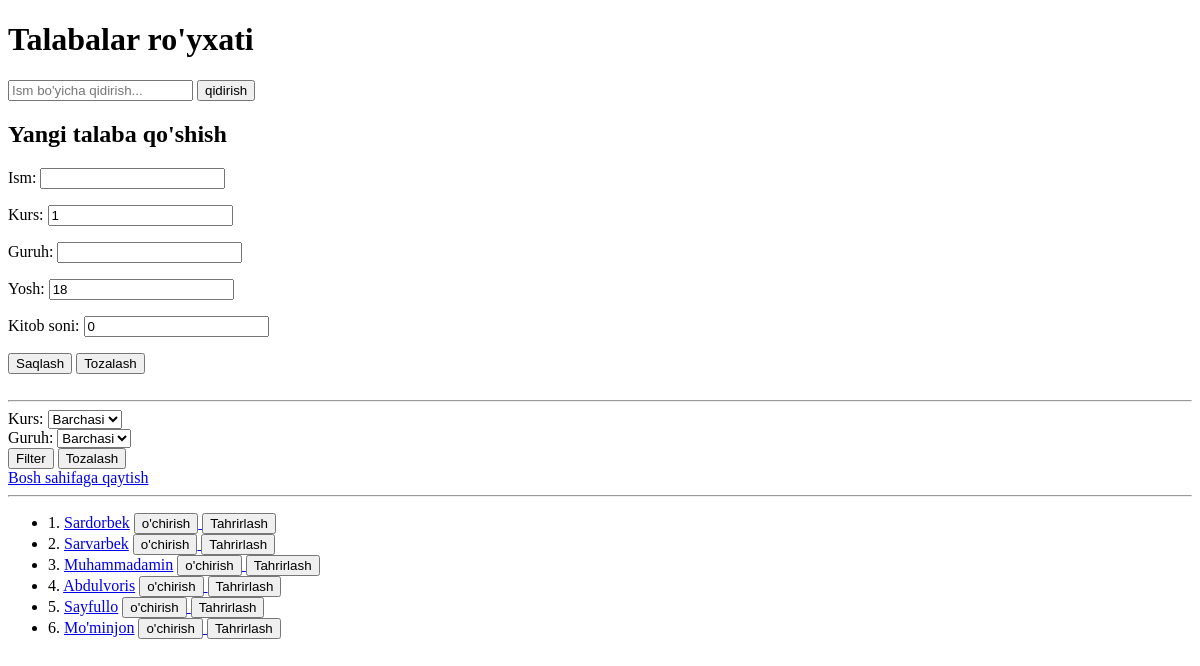
The app's page /talabalar/, older data.
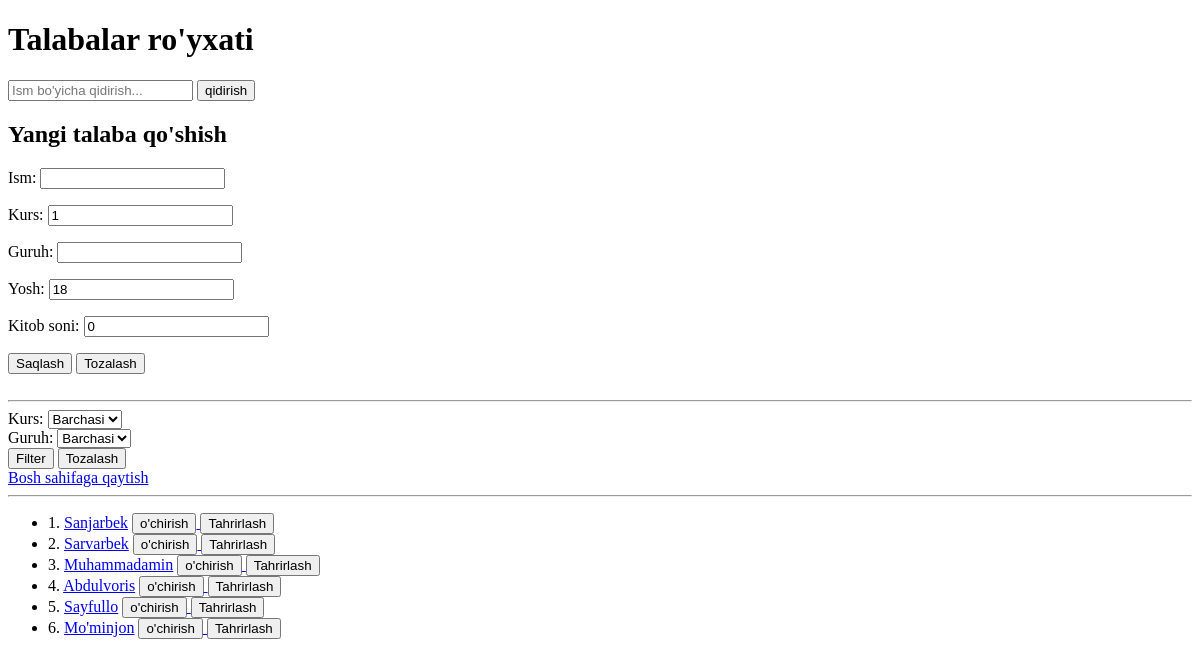
The same page, newer data.
### mainApp/models.py (models this page shows, shortened)
class Talaba(models.Model):
    ism = models.CharField(max_length=100)
    kurs = models.PositiveSmallIntegerField(default=1)
    guruh = models.CharField(max_length=100)
    yosh = models.PositiveSmallIntegerField(default=18)
    kitob_soni = models.PositiveSmallIntegerField(default=0)
    class Meta:
        verbose_name_plural = "Talabalar"

### mainApp/views.py (the view)
# urls.py: path('talabalar/', talaba_view, name="talabalar"),
def talaba_view(request):
    form = TalabaForm
    if request.method == 'POST':
        talaba_form = TalabaForm(request.POST)
        if talaba_form.is_valid():
            talaba_form.save()
        return redirect('talabalar')
    talabalar = Talaba.objects.all()
    search = request.GET.get('search', '')
    if search:
        talabalar = talabalar.filter(ism__contains=search)
    kurs = request.GET.get('kurs', 'all')
    if kurs != "all":
        talabalar = talabalar.filter(kurs=kurs)
    guruh = request.GET.get('guruh', 'all')
    if guruh != "all":
        talabalar = talabalar.filter(guruh=guruh)
    guruhlar = Talaba.objects.order_by("guruh").values_list("guruh", flat=True).distinct()
    kurslar = Talaba.objects.order_by("kurs").values_list("kurs", flat=True).distinct()
    context = {
        "talabalar": talabalar,
        "search": search,
        "guruhlar": guruhlar,
        "kurslar": kurslar,
        "kurs_query": kurs,
        "guruh_query": guruh,
        "form" : form
    }
    return render(request, 'talabalar.html', context=context)

### templates/talabalar.html (shortened to what this page needs)
<!DOCTYPE html>
<html lang="en">
<head>
</head>
<body>
  <h1>Talabalar ro'yxati</h1>
  <div class="container">
    <form class="form-container">
        <div class="form-group">
            <input type="text" name="search" {% if search %}value="{{ search }}"{% endif %} placeholder="Ism bo'yicha qidirish...">
            <button type="submit">qidirish</button>
        </div>
    </form>
      <div class="form-container">
        <h2>Yangi talaba qo'shish</h2>
        <form method="post">
            {{ form.as_p }}
            <button>Saqlash</button>
            <button type="reset">Tozalash</button>
        </form>
          <br>
          <hr>
    </div>
    <form class="form-container">
        <div class="form-group">
            <label>Kurs:</label>
            <select name="kurs">
                <option value="all">Barchasi</option>
            </select>
        </div>
        <div class="form-group">
            <label>Guruh:</label>
            <select name="guruh">
                <option value="all">Barchasi</option>
            </select>
        </div>
        <button type="submit">Filter</button>
        <button type="reset">Tozalash</button>
    </form>
    <a href="/" class="link">Bosh sahifaga qaytish</a>
    <hr>
    <ul class="talaba-list">
      {% for talaba in talabalar %}
        <li class="talaba-item">
            <span>{{ forloop.counter }}. <a href="{{ talaba.id }}/">{{ talaba.ism }}</a></span>
            <a href="{{ talaba.id }}/o'chirish/tasdiqlash/">
                <button>o'chirish</button>
            </a>
            <a href="{{ talaba.id }}/tahrirlash/">
                <button>Tahrirlash</button>
            </a>
        </li>
      {% endfor %}
    </ul>
  </div>
</body>
</html>

Row changes from the older to the newer data that the page shows:
changed Talaba: ism "Sardorbek" → "Sanjarbek"
